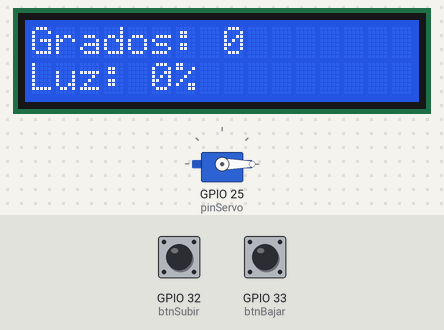
Bench run of a program on a simulated ESP32. Parts: servo, 16×2 character LCD. Inputs (shaded band) come from the test bench; at power-on: GPIO 32 (btnSubir) HIGH, GPIO 33 (btnBajar) HIGH. What the program prints to the serial monitor is not drawn.

Above: at 1.2 s.
1.3 s: GPIO 32 (btnSubir) pulled LOW for 1 s
At 2.9 s:
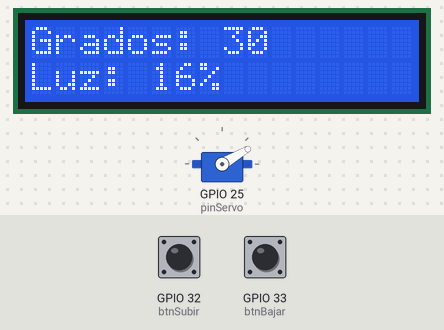
3.8 s: GPIO 32 (btnSubir) pulled LOW for 3.2 s
At 7.6 s:
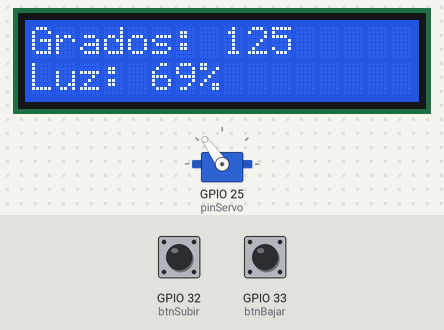
8.5 s: GPIO 32 (btnSubir) pulled LOW for 1 s
At 9.9 s:
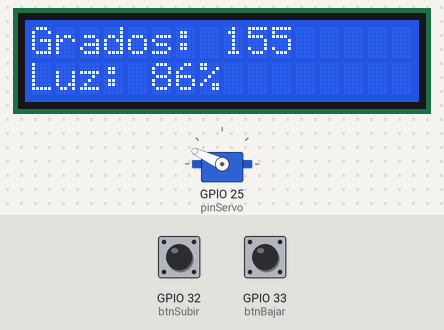
11.0 s: GPIO 32 (btnSubir) pulled LOW for 0.15 s
At 11.7 s:
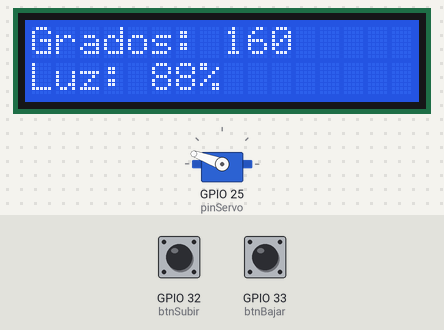
12.6 s: GPIO 32 (btnSubir) pulled LOW for 3.2 s
At 14.2 s:
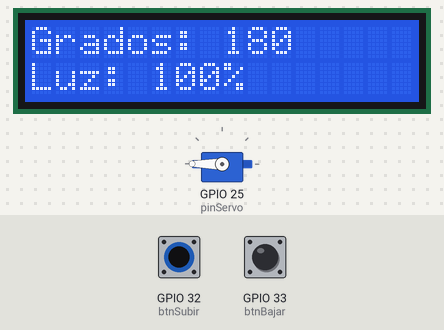
17.3 s: GPIO 33 (btnBajar) pulled LOW for 0.15 s
At 18.7 s:
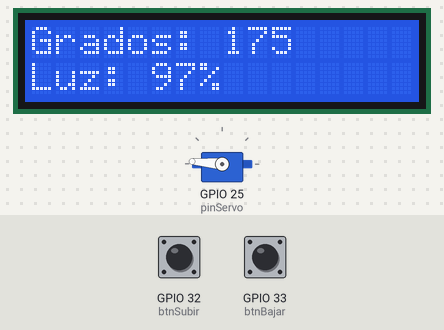
Timing chart, 0 to 19.9 s (numbered marks = the images above; inputs shaded):
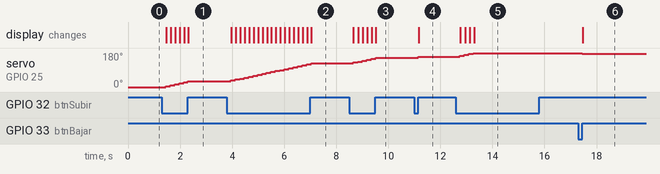

The program:

main.cpp
```cpp
#include <Wire.h>
#include <LiquidCrystal_I2C.h>
#include <ESP32Servo.h>

LiquidCrystal_I2C lcd(0x27, 16, 2);
Servo miServo;

int btnSubir = 32;
int btnBajar = 33;
int pinServo = 25;

int angulo = 0;
int porcentaje = 0;

void setup() {
  Serial.begin(115200);

  pinMode(btnSubir, INPUT_PULLUP);
  pinMode(btnBajar, INPUT_PULLUP);

  miServo.attach(pinServo);
  miServo.write(angulo);

  lcd.init();
  lcd.backlight();
  lcd.clear();

  lcd.setCursor(0, 0);
  lcd.print("Grados: ");
  lcd.setCursor(0, 1);
  lcd.print("Luz: ");

  actualizarPantalla();
}

void loop() {
  int huboCambio = 0;

  if (digitalRead(btnSubir) == LOW) {
    angulo = angulo + 5;
    if (angulo > 180) { angulo = 180; } // Límite máximo

    huboCambio = 1;
    delay(150);
  }

  else if (digitalRead(btnBajar) == LOW) {
    angulo = angulo - 5;
    if (angulo < 0) { angulo = 0; } // Límite mínimo

    huboCambio = 1;
    delay(150); // Velocidad de bajada
  }

  if (huboCambio == 1) {
    // Movemos el motor al nuevo ángulo
    miServo.write(angulo);

    porcentaje = map(angulo, 0, 180, 0, 100);

    actualizarPantalla();
  }

  delay(10);
}

void actualizarPantalla() {
  // Monitor Serial
  Serial.print("Angulo: "); Serial.print(angulo); Serial.print(" grados");
  Serial.print("  |  Iluminacion: "); Serial.print(porcentaje); Serial.println("%");

  lcd.setCursor(8, 0);
  lcd.print(angulo);
  lcd.print("  ");

  lcd.setCursor(5, 1);
  lcd.print(porcentaje);
  lcd.print("%   ");
}
```

Measured:
- after the input at 1.3 s, servo on GPIO 25 (pinServo): moves from 0° to 30° over 0.85 s, starting after 0.15 s; the display: first changes after 0.16 s (image 1 shows a later state)
- after the input at 3.8 s, servo on GPIO 25 (pinServo): moves from 30° to 125° over 3.1 s, starting after 0.15 s; the display: first changes after 0.16 s (image 2 shows a later state)
- after the input at 8.5 s, servo on GPIO 25 (pinServo): moves from 125° to 155° over 0.86 s, starting after 0.15 s; the display: first changes after 0.16 s (image 3 shows a later state)
- after the input at 11.0 s, servo on GPIO 25 (pinServo): 155° → 160° after 0.16 s; the display: changes after 0.17 s (image 4)
- after the input at 12.6 s, servo on GPIO 25 (pinServo): 160° → 165° after 0.15 s, → 170° 0.17 s later, → 175° 0.17 s later, → 180° 0.17 s later; the display: first changes after 0.17 s (image 5 shows a later state)
- after the input at 17.3 s, servo on GPIO 25 (pinServo): 180° → 175° after 0.15 s; the display: changes after 0.16 s (image 6)
